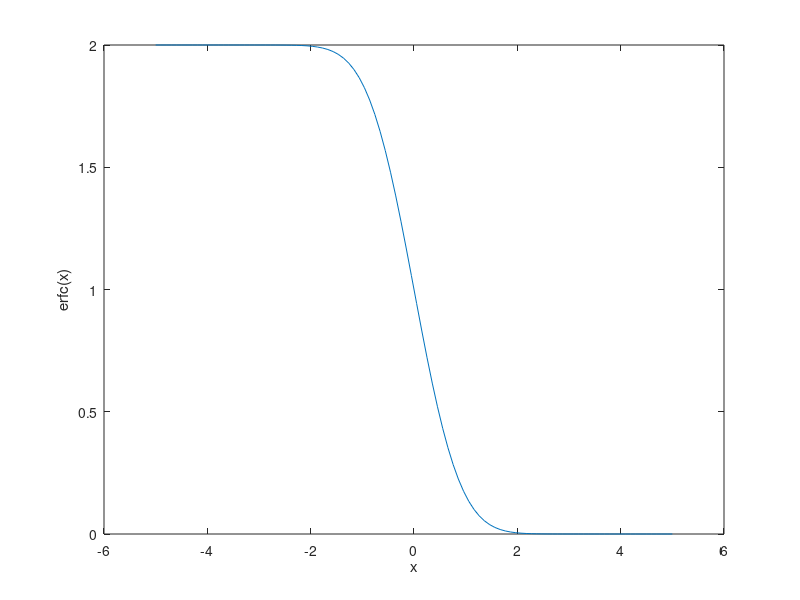

Write MATLAB code to recreate this figure.
% Regression test function (black blox) for FreeMat v4.0
% This function is autogenerated by helpgen.
function bbtest_success = bbtest_erfc
  bbtest_success = 1;
NumErrors = 0;
try
  x = linspace(-5,5);

catch
  NumErrors = NumErrors + 1;
end
try
  y = erfc(x);

catch
  NumErrors = NumErrors + 1;
end
try
  plot(x,y); xlabel('x'); ylabel('erfc(x)');

catch
  NumErrors = NumErrors + 1;
end
try
  mprint erfc1

catch
  NumErrors = NumErrors + 1;
end
if (NumErrors ~= 0) bbtest_success = 0; return; end
